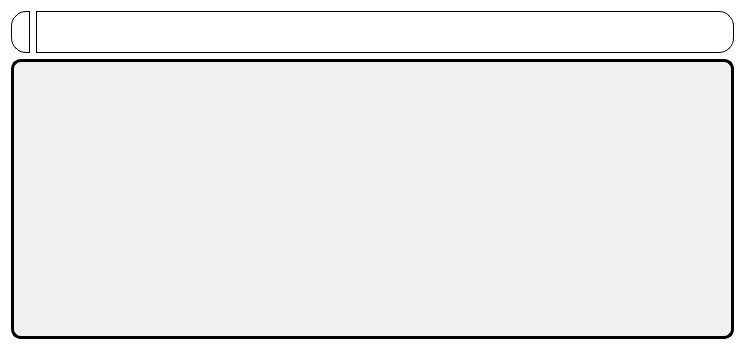
<?xml version="1.0" encoding="UTF-8"?>
<ui version="4.0">
 <class>WorkWnd</class>
 <widget class="QWidget" name="WorkWnd">
  <property name="geometry">
   <rect>
    <x>0</x>
    <y>0</y>
    <width>745</width>
    <height>350</height>
   </rect>
  </property>
  <property name="windowTitle">
   <string>Work time</string>
  </property>
  <property name="windowIcon">
   <iconset resource="picture.qrc">
    <normaloff>:/build-course-Desktop_Qt_6_5_3_MinGW_64_bit-Debug/icons/iconka.ico</normaloff>:/build-course-Desktop_Qt_6_5_3_MinGW_64_bit-Debug/icons/iconka.ico</iconset>
  </property>
  <property name="styleSheet">
   <string notr="true">QWidget
{
background-color: rgb(255, 255, 255);
color: rgb(0, 0, 0);
}
QTableView {
	font: 9pt &quot;Century Gothic&quot;;
    border: 3px solid black;
    border-radius: 10px;
    background-color: #f0f0f0;  /* Фон заокругленого віджета */
    selection-background-color: #a6a6a6;  /* Колір виділення */
}
/* Імена стовбців */
QHeaderView::section {
    background-color: #404040;  /* Колір фону */
    color: white;  /* Колір тексту */
    padding: 4px;
    border: 1px solid #303030;  /* Границі */
}

/* Номерація рядків */
QTableView QTableCornerButton::section {
    background-color: #404040;  /* Колір фону */
    color: white;  /* Колір тексту */
    border: 1px solid #303030;  /* Границі */
}


QTableView::item:hover {
    border: 2px solid #505050;  /* Колір границі при наведенні */
}

QTableView::item:selected {
    border: 2px solid #303030;  /* Колір границі при виділенні */
}
QLineEdit {
font: 12pt &quot;Candara&quot;;
                 background-color: white;
                 color: black;
                 border: 1px solid rgb(110, 110, 110);
              border-radius: 10px;
                 padding: 3px 7px;
             }

             QLineEdit:focus {
                 border: 2px solid rgb(90, 90, 90);
            }
QPushButton
{
	font: 12pt &quot;Candara&quot;;
	background-color: rgb(0, 0, 0);
	color: rgb(255, 255, 255);
border-radius: 20px;
box-shadow: 0 0 20px 10px rgb(240, 158, 255);
width: 50px;
  height: 40px;
}
QPushButton:hover {
               border: 2px solid rgb(200, 200, 200);
            }
QPushButton:pressed {
             background-color: rgb(255, 255, 255);
	        color: rgb(0, 0, 0);
            }
QLabel{font: 12pt &quot;Candara&quot;;}</string>
  </property>
  <layout class="QGridLayout" name="gridLayout">
   <item row="0" column="0">
    <layout class="QHBoxLayout" name="horizontalLayout">
     <item>
      <widget class="QLabel" name="searchLbl">
       <property name="styleSheet">
        <string notr="true">QLabel {
    border: 1px solid #000000; /* Задайте границю */
    border-top-left-radius: 15px; /* Заокруглення тільки з одного боку */
    border-bottom-left-radius: 15px;
    border-top-right-radius: 0; /* Встановіть інші кути без заокруглення */
    border-bottom-right-radius: 0;
    background-color: rgb(255, 255, 255); /* Колір фону */
    color: #000000; /* Колір тексту */
    padding: 5px; /* Відступи */
    width: 35px;
    height: 30px;
}
</string>
       </property>
       <property name="text">
        <string/>
       </property>
       <property name="pixmap">
        <pixmap resource="picture.qrc">:/photo/search.png</pixmap>
       </property>
      </widget>
     </item>
     <item>
      <widget class="QLineEdit" name="searchLE">
       <property name="styleSheet">
        <string notr="true"> border: 1px solid #000000; /* Задайте границю */
    border-top-left-radius: 0px; /* Заокруглення тільки з одного боку */
    border-bottom-left-radius: 0;
    border-top-right-radius: 15px; /* Встановіть інші кути без заокруглення */
    border-bottom-right-radius:15px;
    background-color: rgb(255, 255, 255); /* Колір фону */
    color: #000000; /* Колір тексту */
    padding: 5px; /* Відступи */
    width: 665px;
    height: 30px;</string>
       </property>
      </widget>
     </item>
    </layout>
   </item>
   <item row="1" column="0">
    <widget class="QTableView" name="workTv"/>
   </item>
  </layout>
 </widget>
 <resources>
  <include location="picture.qrc"/>
 </resources>
 <connections/>
</ui>
